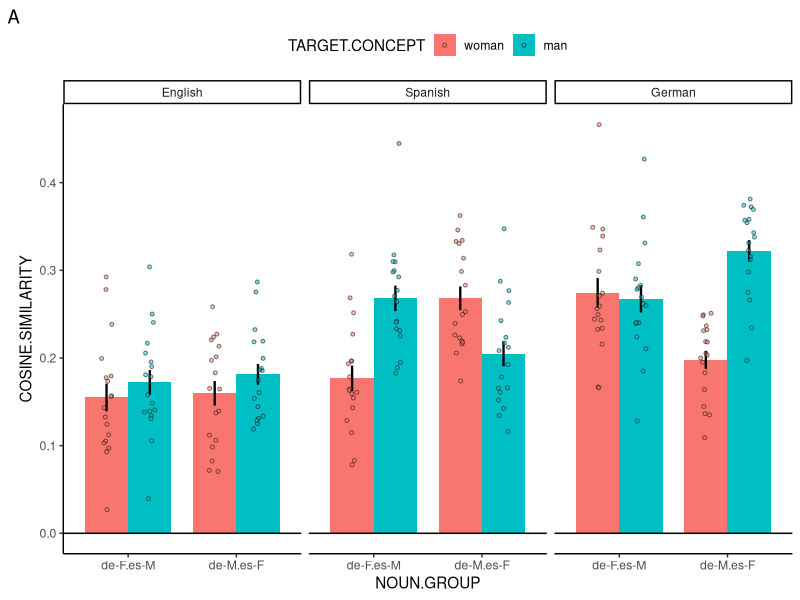
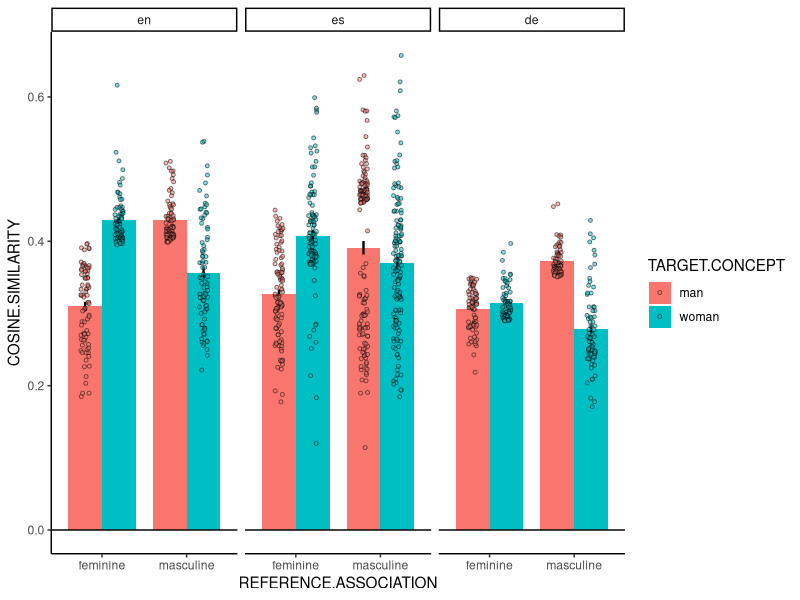
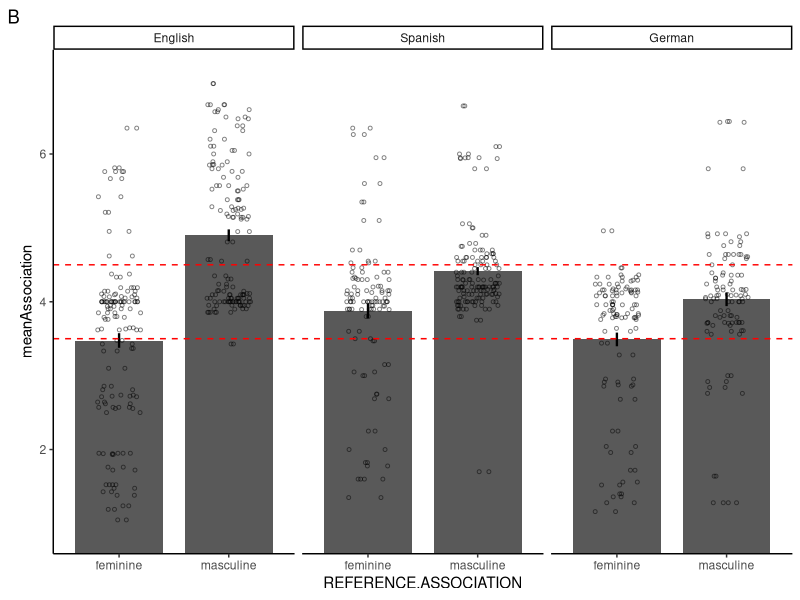
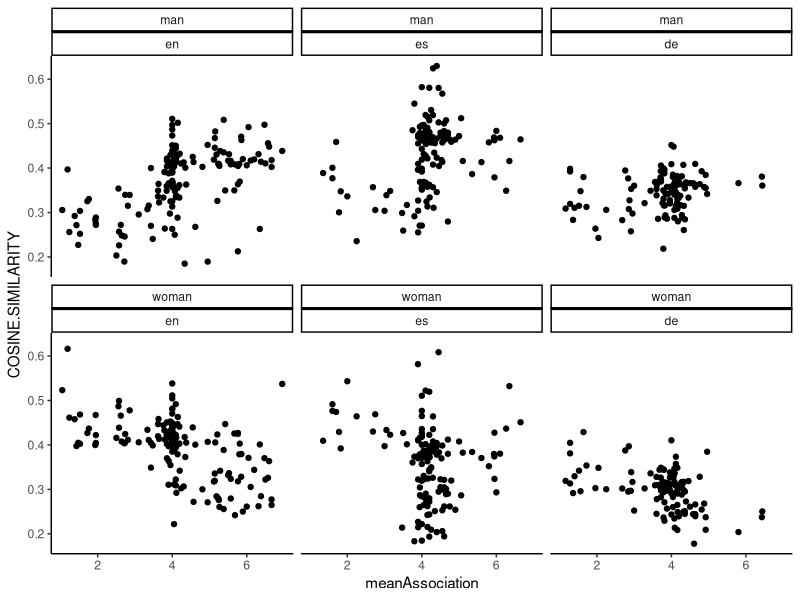
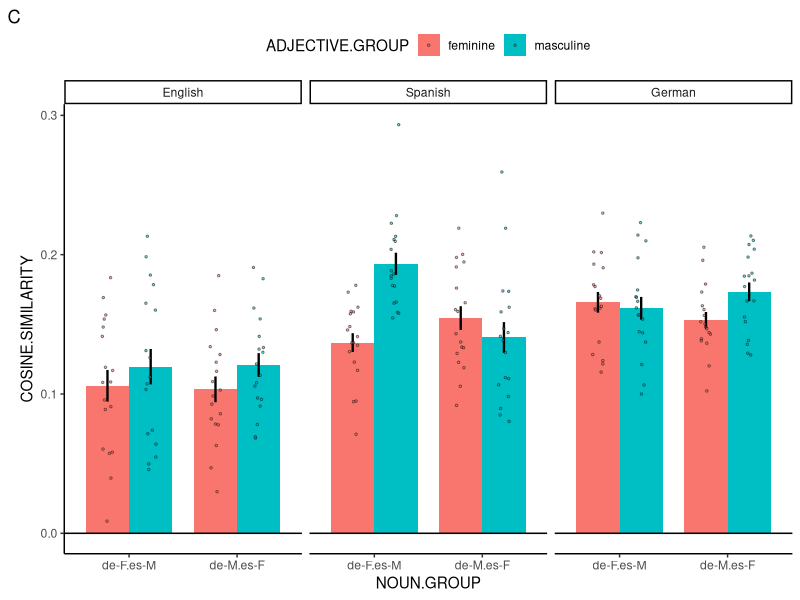
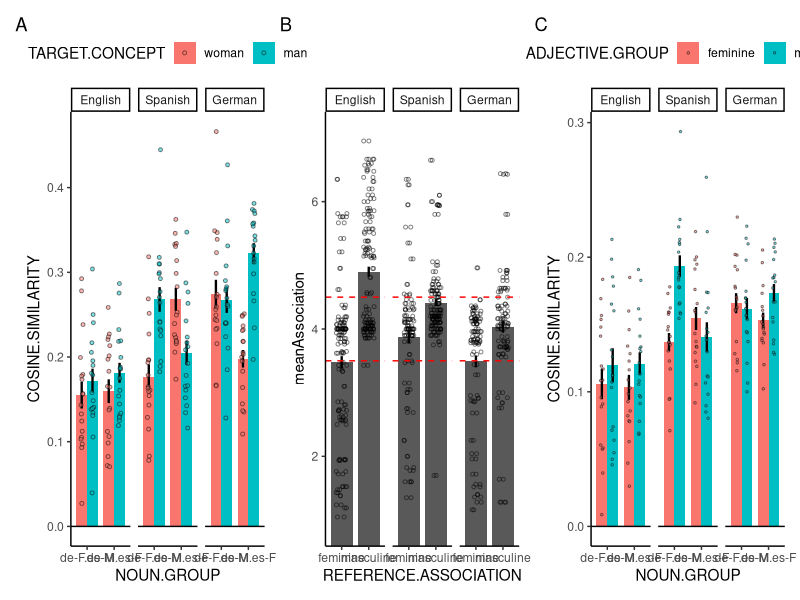

Write the R code that produced these figures, in order. (Note: this script raises an error after producing the figures.)
## ---- chunk 1
rm(list = ls())

library(tidyverse)
library(ggplot2)
library(data.table)
library(lme4)
library(lmerTest)
library(patchwork)
## ---- chunk 2
dat.en = read.csv('../data/embeddings/control/en_embeddings_control.csv') 
dat.es = read.csv('../data/embeddings/control/es_embeddings_control.csv')
dat.de = read.csv('../data/embeddings/control/de_embeddings_control.csv')
dat = rbind(dat.en, dat.es, dat.de) %>% unique()
dat = dat %>% 
  mutate(TARGET.CONCEPT=ifelse(TARGET.WORD %in% c("woman", "Frau", "mujer"), "woman", "man"))
#manual adjustment
dat = dat %>% filter(REFERENCE.WORD!='macha')
dat.nouns = dat %>% 
  filter(REFERENCE.GROUP=='nouns') %>% 
  filter(TARGET.GROUP=='genders') 
dat.adjectives = dat %>% filter(REFERENCE.GROUP=='adjectives') %>% filter(TARGET.GROUP=='genders')
## ---- chunk 3
noun_info = read.csv('../materials/matchings/reference/matchings_nouns.csv')
noun_info = noun_info %>% rename(REFERENCE.CONCEPT=translation, NOUN.GROUP=Group) %>%
  pivot_longer(!c(REFERENCE.CONCEPT, NOUN.GROUP), names_to = "LANGUAGE", values_to = "REFERENCE.WORD") %>%
  mutate(NOUN.GROUP=ifelse(NOUN.GROUP=="Spanish Masculine", "de-F.es-M", "de-M.es-F"))
## ---- chunk 4
adjective_info.es = rbind(read.csv('../materials/adjectives/es-adjectives-info/es_feminine_group_adjectives_info.csv'),
                          read.csv('../materials/adjectives/es-adjectives-info/es_masculine_group_adjectives_info.csv'))

dat.adjectives = dat.adjectives %>% 
  mutate(GRAMMATICAL.FORM = ifelse(LANGUAGE %in% c('en', 'de'), 'neuter',
                                  ifelse(REFERENCE.WORD %in% adjective_info.es$adjective.masc.form, 'masculine',
                                  ifelse(REFERENCE.WORD %in% adjective_info.es$adjective.fem.form, 'feminine', 'neuter'))))
## ---- chunk 5
dat.nouns = noun_info %>% merge(dat.nouns)
## ---- chunk 6
dat.nouns$REFERENCE.CONCEPT = as.factor(dat.nouns$REFERENCE.CONCEPT)   # random effect, reference level doesn't matter
dat.nouns$TARGET.CONCEPT = factor(dat.nouns$TARGET.CONCEPT, levels=c("woman", "man"))
contrasts(dat.nouns$TARGET.CONCEPT) = contr.sum(2)    # sum coding, mean between man and woman is the reference level
colnames(attr(dat.nouns$TARGET.CONCEPT, "contrasts")) = c("man-woman")
dat.nouns$LANGUAGE = factor(dat.nouns$LANGUAGE, levels=c("en", "es", "de"))   # dummy coding, en is the reference level
dat.nouns$NOUN.GROUP = as.factor(dat.nouns$NOUN.GROUP)
contrasts(dat.nouns$NOUN.GROUP) = contr.sum(2)    # sum coding, mean between man and woman is the reference level
colnames(attr(dat.nouns$NOUN.GROUP, "contrasts")) = c("groupdiff")
## ---- chunk 7
m = lmer(COSINE.SIMILARITY~LANGUAGE*TARGET.CONCEPT*NOUN.GROUP+(1+LANGUAGE|REFERENCE.CONCEPT), data=dat.nouns, REML=FALSE)
summary(m)
## ---- chunk 8
language.labs <- c("English", "Spanish", "German")
names(language.labs) <- c("en", "es", "de")

p.nouns = ggplot(data=dat.nouns, mapping=aes(x=NOUN.GROUP, y=COSINE.SIMILARITY, fill=TARGET.CONCEPT))+
  facet_wrap(~LANGUAGE, labeller=labeller(LANGUAGE=language.labs))+
  stat_summary(geom='col', fun='mean',
               width=0.8, position='dodge')+
  stat_summary(geom='errorbar', fun.data='mean_se',
               color = 'black', size = 0.8, width=0, position=position_dodge(width=0.8))+
  geom_point(position=position_jitterdodge(jitter.width=0.2, jitter.height=0,
                                           dodge.width = 0.8), 
             size=1, alpha=0.5, shape=21, stroke=.5)+
  geom_hline(yintercept=0)+
  theme_classic()+theme(legend.position="top")+labs(tag="A")
p.nouns
## ---- chunk 9
dat.adjectives$REFERENCE.WORD = as.factor(dat.adjectives$REFERENCE.WORD)   # random effect, reference level doesn't matter
dat.adjectives$TARGET.CONCEPT = as.factor(dat.adjectives$TARGET.CONCEPT)
contrasts(dat.adjectives$TARGET.CONCEPT) = contr.sum(2)    # sum coding, mean between man and woman is the reference level
colnames(attr(dat.adjectives$TARGET.CONCEPT, "contrasts")) = c("man-woman")
dat.adjectives$LANGUAGE = factor(dat.adjectives$LANGUAGE, levels=c("en", "es", "de"))   # dummy coding, en is the reference level
dat.adjectives$REFERENCE.ASSOCIATION = as.factor(dat.adjectives$REFERENCE.ASSOCIATION)
contrasts(dat.adjectives$REFERENCE.ASSOCIATION) = contr.sum(2)    # sum coding, mean between man and woman is the reference level
colnames(attr(dat.adjectives$REFERENCE.ASSOCIATION, "contrasts")) = c("man-woman")
dat.adjectives$GRAMMATICAL.FORM = factor(dat.adjectives$GRAMMATICAL.FORM, levels=c("neuter", "masculine", "feminine"))
## ---- chunk 10
m = lmer(COSINE.SIMILARITY~LANGUAGE*TARGET.CONCEPT*REFERENCE.ASSOCIATION+GRAMMATICAL.FORM:TARGET.CONCEPT+(1|REFERENCE.WORD), data=dat.adjectives, REML=FALSE)
summary(m)
## ---- chunk 11
ggplot(data=dat.adjectives, 
       mapping=aes(x=REFERENCE.ASSOCIATION, y=COSINE.SIMILARITY, fill=TARGET.CONCEPT))+
  facet_wrap(~LANGUAGE)+
  stat_summary(geom='col', fun='mean',
               width=0.8, position='dodge')+
  stat_summary(geom='errorbar', fun.data='mean_se',
               color = 'black', size = 0.8, width=0, position=position_dodge(width=0.8))+
  geom_point(position=position_jitterdodge(jitter.width=0.2, jitter.height=0,
                                           dodge.width = 0.8), 
             size=1, alpha=0.5, shape=21, stroke=.5)+
  geom_hline(yintercept=0)+
  theme_classic()
## ---- chunk 12
dat.ratings.en = read.csv('../data/adjective-ratings/processed/en_summary_by_adjective.csv')
dat.ratings.es = read.csv('../data/adjective-ratings/processed/es_summary_by_adjective.csv')
dat.ratings.de = read.csv('../data/adjective-ratings/processed/de_summary_by_adjective.csv')
dat.ratings = rbind(dat.ratings.en %>% mutate("LANGUAGE"='en'), 
                    dat.ratings.es %>% mutate("LANGUAGE"='es'), 
                    dat.ratings.de %>% mutate("LANGUAGE"='de')) %>% 
  unique() %>%
  merge(dat.adjectives, by.x=c("LANGUAGE", "Adjective"), by.y=c("LANGUAGE", "REFERENCE.WORD"))

## ---- chunk 13
threshold = 1.5
dat.ratings.excluded = dat.ratings %>% filter(meanPerson>threshold)
dat.ratings = dat.ratings %>% filter(meanPerson<=threshold)
warning(paste("Excluding", nrow(dat.ratings.excluded), "adjectives that cannot be used to describe a person"))
## ---- chunk 14
dat.ratings$Adjective = as.factor(dat.ratings$Adjective)   # random effect, reference level doesn't matter
dat.ratings$TARGET.CONCEPT = as.factor(dat.ratings$TARGET.CONCEPT)
contrasts(dat.ratings$TARGET.CONCEPT) = contr.sum(2)    # sum coding, mean between man and woman is the reference level
colnames(attr(dat.ratings$TARGET.CONCEPT, "contrasts")) = c("man-woman")
dat.ratings$LANGUAGE = factor(dat.ratings$LANGUAGE, levels=c("en", "es", "de"))   # dummy coding, en is the reference level
dat.ratings$REFERENCE.ASSOCIATION = as.factor(dat.ratings$REFERENCE.ASSOCIATION)
contrasts(dat.ratings$REFERENCE.ASSOCIATION) = contr.sum(2)    # sum coding, mean between man and woman is the reference level
colnames(attr(dat.ratings$REFERENCE.ASSOCIATION, "contrasts")) = c("man-woman")
## ---- chunk 15
m = lmer(meanAssociation~LANGUAGE*REFERENCE.ASSOCIATION+(1|Adjective), data=dat.ratings, REML=FALSE)
summary(m)
## ---- chunk 16
p.adjectives = ggplot(data=dat.ratings, mapping=aes(x=REFERENCE.ASSOCIATION, y=meanAssociation))+
  facet_wrap(~LANGUAGE, labeller=labeller(LANGUAGE=language.labs))+
  stat_summary(geom='col', fun='mean',
               width=0.8)+
  stat_summary(geom='errorbar', fun.data='mean_se',
               color = 'black', size = 0.8, width=0)+
  geom_point(position=position_jitter(width=0.2, height=0), 
             size=1, alpha=0.5, shape=21, stroke=.5)+
  geom_hline(yintercept=0)+
  geom_hline(yintercept=4.5, color='red', linetype='dashed')+
  geom_hline(yintercept=3.5, color='red', linetype='dashed')+
  coord_cartesian(ylim=c(.9,7.1))+
  theme_classic()+labs(tag="B")
p.adjectives
## ---- chunk 17
adjective_info.es = adjective_info.es %>%
  mutate(adjective.masc.form = ifelse(adjective.masc.form=="", Adjective, adjective.masc.form),
         adjective.fem.form = ifelse(adjective.fem.form=="", Adjective, adjective.fem.form))
## ---- chunk 18
dat.wider = dat.ratings %>%
  pivot_wider(id_cols = c(LANGUAGE, Adjective, meanAssociation), names_from=TARGET.CONCEPT, values_from=COSINE.SIMILARITY)
## ---- chunk 19
dat.wider$LANGUAGE = factor(dat.wider$LANGUAGE, levels=c("en", "es", "de")) 
dat.wider$Adjective = as.factor(dat.wider$Adjective)
## ---- chunk 20
m = lmer(meanAssociation~LANGUAGE + LANGUAGE:scale(man) + LANGUAGE:scale(woman) + (1|Adjective), data=dat.wider, control=lmerControl(optimizer = "bobyqa", optCtrl=list(maxfun=2e9)))
summary(m)
## ---- chunk 21
ggplot(data=dat.ratings, mapping=aes(x=meanAssociation, y=COSINE.SIMILARITY))+
  facet_wrap(TARGET.CONCEPT~LANGUAGE)+
  geom_point()+
  theme_classic()
## ---- chunk 22
dat.crit.en = read.csv('../data/embeddings/experimental/en_embeddings_experimental.csv')
dat.crit.es = read.csv('../data/embeddings/experimental/es_embeddings_experimental.csv')
dat.crit.de = read.csv('../data/embeddings/experimental/de_embeddings_experimental.csv')
dat.crit = rbind(dat.crit.en, dat.crit.es, dat.crit.de) %>% unique()

dat.crit = dat.crit %>% filter(ADJECTIVE!='macha')

# add noun group info
dat.crit = noun_info %>% merge(dat.crit, by.x=c('LANGUAGE', 'REFERENCE.WORD'), by.y=c('LANGUAGE', 'NOUN'))
## ---- chunk 23
dat.ratings.masc.clean = dat.ratings %>% 
  filter(REFERENCE.ASSOCIATION=="masculine") %>% 
  filter(meanAssociation>=4.5) %>%
  filter(meanPerson<1.6)
dat.ratings.fem.clean = dat.ratings %>% 
  filter(REFERENCE.ASSOCIATION=="feminine") %>% 
  filter(meanAssociation<=3.5) %>%
  filter(meanPerson<1.6)
dat.ratings.clean = rbind(dat.ratings.masc.clean, dat.ratings.fem.clean)

dat.crit = dat.crit %>% filter(ADJECTIVE %in% dat.ratings.clean$Adjective)
## ---- chunk 24
dat.crit$REFERENCE.CONCEPT = as.factor(dat.crit$REFERENCE.CONCEPT)   # random effect, reference level doesn't matter
dat.crit$ADJECTIVE = as.factor(dat.crit$ADJECTIVE)   # random effect, reference level doesn't matter
dat.crit$GENDER.ASSOCIATION.OF.ADJECTIVE = as.factor(dat.crit$GENDER.ASSOCIATION.OF.ADJECTIVE)
contrasts(dat.crit$GENDER.ASSOCIATION.OF.ADJECTIVE) = contr.sum(2)    # sum coding, mean between man and woman is the reference level
colnames(attr(dat.crit$GENDER.ASSOCIATION.OF.ADJECTIVE, "contrasts")) = c("masc-fem")
dat.crit$LANGUAGE = factor(dat.crit$LANGUAGE, levels=c("en", "es", "de"))   # dummy coding, en is the reference level
dat.crit$NOUN.GROUP = as.factor(dat.crit$NOUN.GROUP)
contrasts(dat.crit$NOUN.GROUP) = contr.sum(2)    # sum coding, mean between man and woman is the reference level
colnames(attr(dat.crit$NOUN.GROUP, "contrasts")) = c("groupdiff")
## ---- chunk 25
m = lmer(COSINE.SIMILARITY~LANGUAGE*NOUN.GROUP*GENDER.ASSOCIATION.OF.ADJECTIVE+(1+LANGUAGE|REFERENCE.CONCEPT)+(1|ADJECTIVE), data=dat.crit, REML=FALSE)
summary(m)
## ---- chunk 26
dat.crit.by_adjective = dat.crit %>%
  group_by(ADJECTIVE,LANGUAGE,NOUN.GROUP,GENDER.ASSOCIATION.OF.ADJECTIVE) %>% summarize(COSINE.SIMILARITY=mean(COSINE.SIMILARITY))
dat.crit.by_noun = dat.crit %>%
  group_by(REFERENCE.WORD,LANGUAGE,NOUN.GROUP,GENDER.ASSOCIATION.OF.ADJECTIVE) %>% summarize(COSINE.SIMILARITY=mean(COSINE.SIMILARITY)) %>%
  rename(ADJECTIVE.GROUP=GENDER.ASSOCIATION.OF.ADJECTIVE)

p.crit = ggplot(data=dat.crit.by_noun, mapping=aes(x=NOUN.GROUP, y=COSINE.SIMILARITY, fill=ADJECTIVE.GROUP))+
  facet_wrap(~LANGUAGE, labeller=labeller(LANGUAGE=language.labs))+
  stat_summary(geom='col', fun='mean',
               width=0.8, position='dodge')+
  stat_summary(geom='errorbar', fun.data='mean_se',
               color = 'black', size = 0.8, width=0, position=position_dodge(width=0.8))+
  geom_point(position=position_jitterdodge(jitter.width=0.2, jitter.height=0,
                                           dodge.width = 0.8), 
             size=.5, alpha=0.5, shape=21, stroke=.5)+
  geom_hline(yintercept=0)+
  theme_classic()+theme(legend.position="top")+labs(tag="C")
p.crit
## ---- chunk 27
matchings.en = read.csv('../materials/matchings/stimulus/en_matchings_stimulus.csv')
matchings.es = read.csv('../materials/matchings/stimulus/es_matchings_stimulus.csv')
matchings.de = read.csv('../materials/matchings/stimulus/de_matchings_stimulus.csv')

dat.crit.en.matchings = dat.crit.en %>% unique() %>% 
  filter(NOUN %in% matchings.en$noun) %>%
  filter((ADJECTIVE %in% matchings.en$masculine_adjective) | (ADJECTIVE %in% matchings.en$feminine_adjective))

dat.crit.es.matchings = dat.crit.es %>% unique() %>%
  filter(NOUN %in% matchings.es$noun) %>%
  filter((ADJECTIVE %in% matchings.es$masculine_adjective) | (ADJECTIVE %in% matchings.es$feminine_adjective))

dat.crit.de.matchings = dat.crit.de %>% unique() %>%
  filter(NOUN %in% matchings.de$noun) %>%
  filter((ADJECTIVE %in% matchings.de$masculine_adjective) | (ADJECTIVE %in% matchings.de$feminine_adjective))

dat.crit.matchings = rbind(dat.crit.en.matchings, dat.crit.es.matchings, dat.crit.de.matchings)

# TODO fix mismatches in adjectives
write.csv(dat.crit.matchings, "../data/embeddings/experimental/all_embeddings_experimental_matchings.csv",
          row.names=FALSE)
## ---- chunk 28
p.nouns + p.adjectives + p.crit
ggsave("plots/Study1.pdf", width=38, height=12, units="cm")
